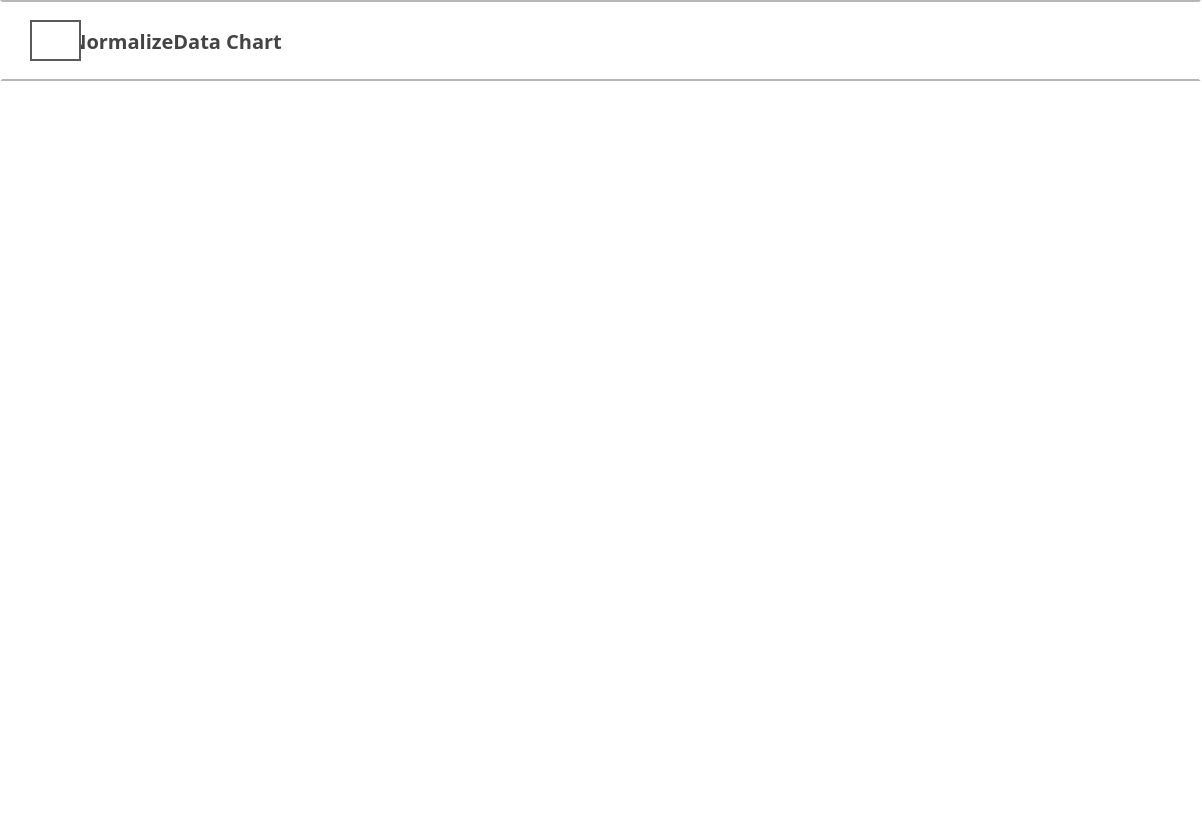
<?xml version="1.0" encoding="UTF-8"?>
<ui version="4.0">
 <class>Dialog</class>
 <widget class="QDialog" name="Dialog">
  <property name="windowModality">
   <enum>Qt::NonModal</enum>
  </property>
  <property name="geometry">
   <rect>
    <x>0</x>
    <y>0</y>
    <width>1202</width>
    <height>829</height>
   </rect>
  </property>
  <property name="contextMenuPolicy">
   <enum>Qt::NoContextMenu</enum>
  </property>
  <property name="windowTitle">
   <string>Dialog</string>
  </property>
  <property name="styleSheet">
   <string notr="true">background-color: rgb(255, 255, 255);</string>
  </property>
  <widget class="QLabel" name="label">
   <property name="geometry">
    <rect>
     <x>0</x>
     <y>0</y>
     <width>1201</width>
     <height>81</height>
    </rect>
   </property>
   <property name="font">
    <font>
     <family>맑은 고딕</family>
     <pointsize>15</pointsize>
     <weight>75</weight>
     <bold>true</bold>
    </font>
   </property>
   <property name="styleSheet">
    <string notr="true">color: rgb(68, 68, 68);
background-color: rgb(255, 255, 255);
border: 2px solid;
border-color: rgb(255, 255, 255);
border-bottom-color: rgb(182, 182, 182);
border-top-color: rgb(182, 182, 182);</string>
   </property>
   <property name="text">
    <string>            NormalizeData Chart</string>
   </property>
  </widget>
  <widget class="QPushButton" name="pushButton">
   <property name="geometry">
    <rect>
     <x>30</x>
     <y>20</y>
     <width>51</width>
     <height>41</height>
    </rect>
   </property>
   <property name="font">
    <font>
     <pointsize>9</pointsize>
    </font>
   </property>
   <property name="styleSheet">
    <string notr="true">background-color: rgb(255,255,255);
            border-style: solid;
            border-width: 2px;
            border-color: rgb(90,90,90);</string>
   </property>
   <property name="text">
    <string/>
   </property>
   <property name="icon">
    <iconset>
     <normaloff>img/MissingChart.png</normaloff>img/MissingChart.png</iconset>
   </property>
   <property name="iconSize">
    <size>
     <width>30</width>
     <height>30</height>
    </size>
   </property>
  </widget>
  <widget class="QWidget" name="gridLayoutWidget">
   <property name="geometry">
    <rect>
     <x>30</x>
     <y>100</y>
     <width>1151</width>
     <height>711</height>
    </rect>
   </property>
   <layout class="QGridLayout" name="gridLayout"/>
  </widget>
 </widget>
 <resources/>
 <connections/>
</ui>
